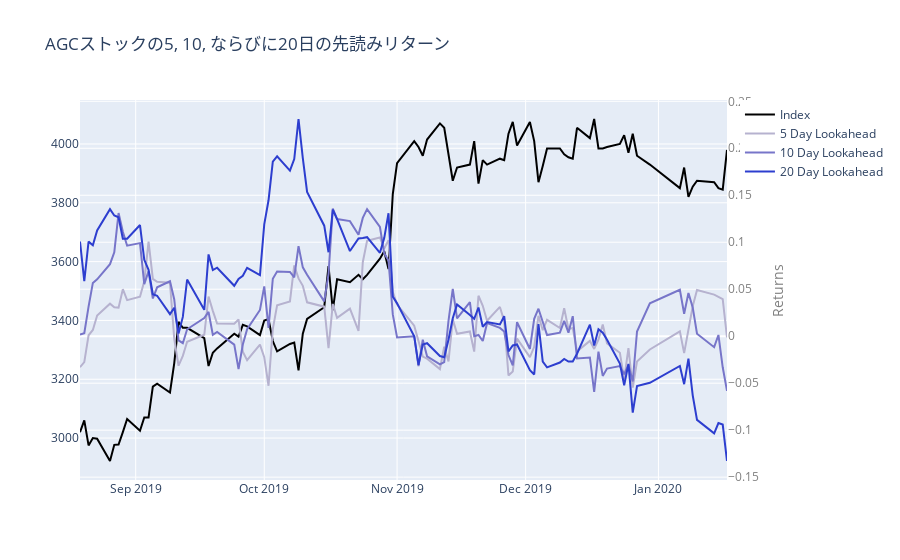

Write notebook code for a chart like this one.
### Markdown cell above
### データ可視化
前の問題と同じ先読み価格とサンプルの株の同じサブセクションを使用して、先読みリターンを表示します。

### Code cell
price_return_5 = get_return_lookahead(close, lookahead_5)
price_return_10 = get_return_lookahead(close, lookahead_10)
price_return_20 = get_return_lookahead(close, lookahead_20)
plot_price_returns(
    close[sample_ticker].iloc[150:250],
    [
        (price_return_5[sample_ticker].iloc[150:250], 5),
        (price_return_10[sample_ticker].iloc[150:250], 10),
        (price_return_20[sample_ticker].iloc[150:250], 20)],
    f'{sample_ticker}ストックの5, 10, ならびに20日の先読みリターン')
